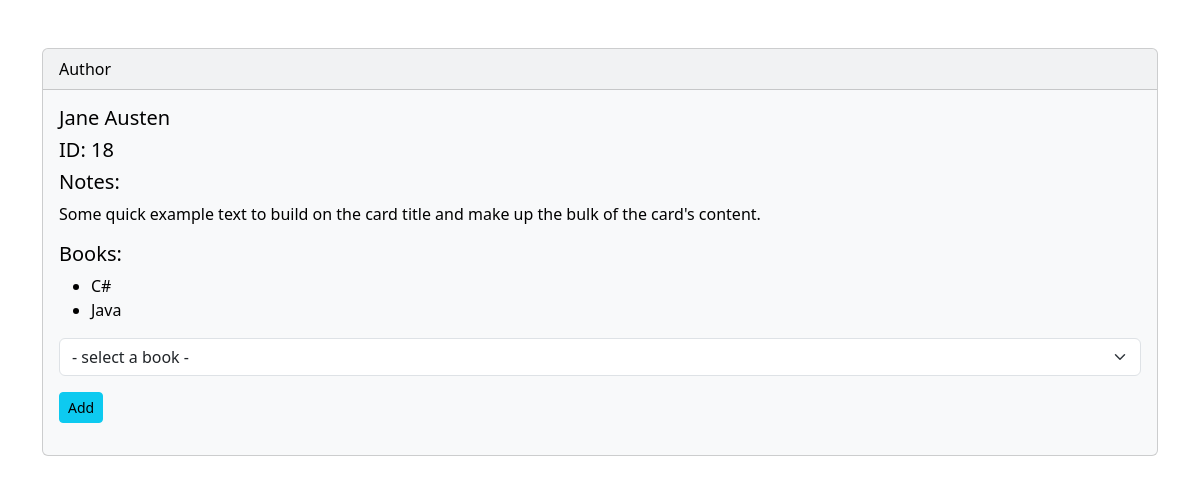
Before: /authors/18 with the older database file.
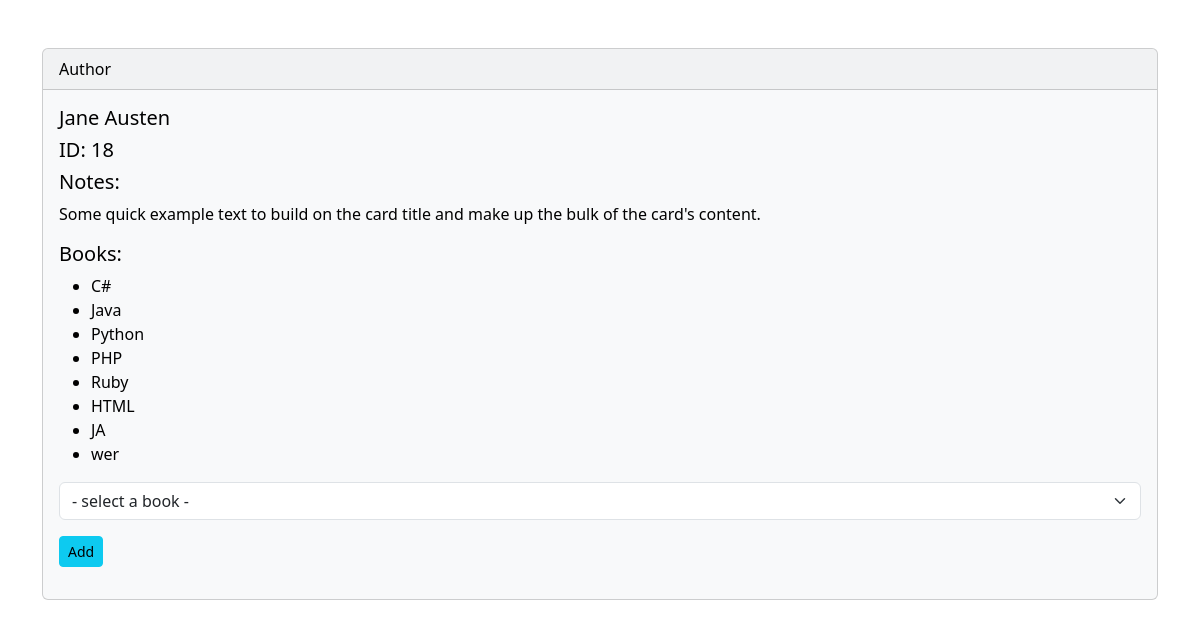
After: the same page with the newer database file.
### books_authors_app/models.py (models this page shows, shortened)
class Book(models.Model):
  title = models.CharField(max_length=225)
  desc = models.TextField()
  created_at = models.DateTimeField(auto_now_add=True)
  updated_at = models.DateTimeField(auto_now=True)

### books_authors_app/views.py (the view)
# urls.py: path('authors/<int:id_author>', views.view_author),
def view_author(request,id_author):
    context={
      'author': get_author(id_author),
      'books' : Book.objects.exclude(authors = id_author),
    }
    return render(request,'author_view.html',context)

### books_authors_app/models.py (called while the page is built)
def get_author(id_author):
    return Author.objects.get(id=id_author)

### books_authors_app/templates/author_view.html (shortened to what this page needs)
<!DOCTYPE html>
<html lang="en">
<head>
  <link href="https://cdn.jsdelivr.net/npm/bootstrap@5.3.3/dist/css/bootstrap.min.css" rel="stylesheet">
</head>
<body>
  <div class="container my-5">
    <div class="card text-bg-light mb-3">
      <div class="card-header">Author</div>
      <div class="card-body">
        <h5 class="card-title">{{ author.first_name }} {{ author.last_name }}</h5>
        <h5>ID: {{ author.id }}</h5>
        <h5>Notes:</h5>
        <p class="card-text">Some quick example text to build on the card title and make up the bulk of the card's content.</p>
        <h5>Books:</h5>
        <ul>
          {% for book in author.books.all %}
          <li>{{ book.title }}</li>
          {% endfor %}
        </ul>
        <form action="/books_add_author/{{author.id}}" method="post">
          <select name="id_book" id="books" class="form-select">
            <option value="" selected>- select a book -</option>
          </select>
          <button type="submit" class="btn btn-info btn-sm my-3">Add</button>
        </form>
      </div>
    </div>
  </div>
</body>
</html>

Changed rows visible on the page:
now on this page (row unchanged): Book: title "Python"
now on this page (row unchanged): Book: title "PHP"
now on this page (row unchanged): Book: title "Ruby"
added Book: title "HTML"
added Book: title "JA"
added Book: title "wer"
